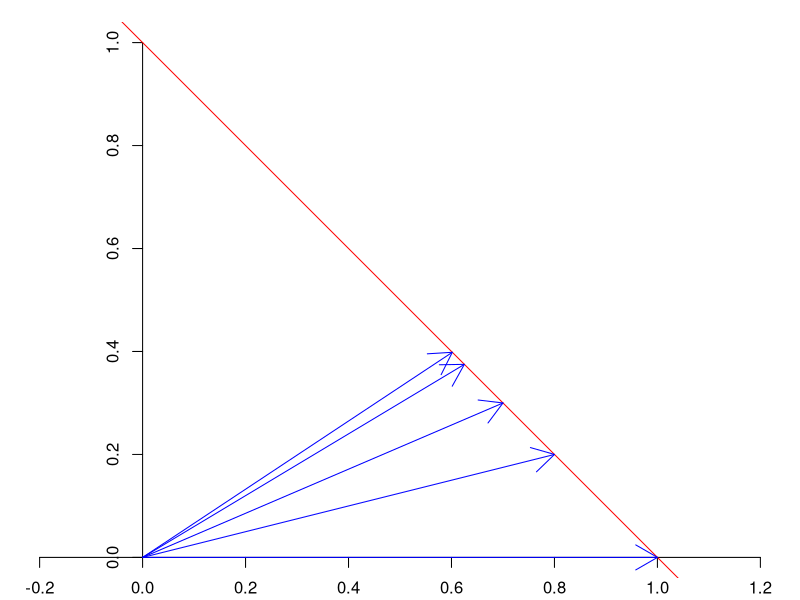
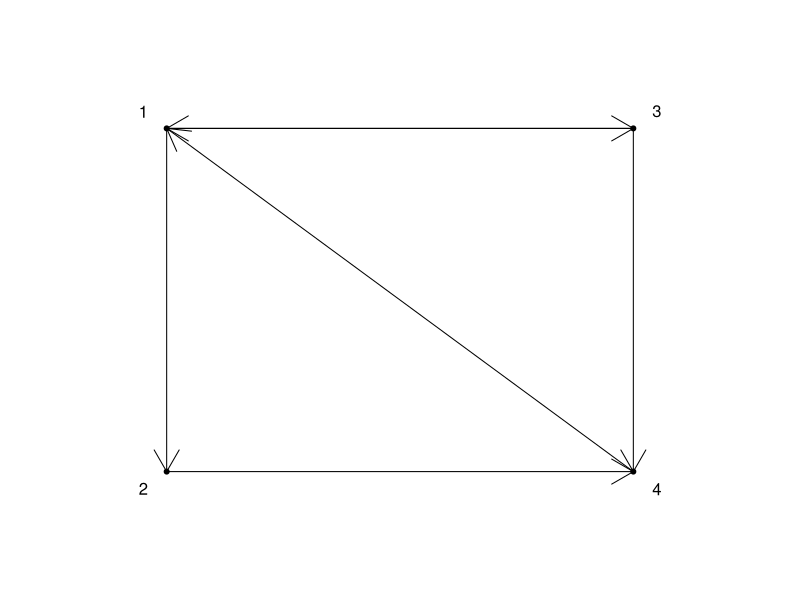

The R script that drew these images, in order:
#Math 23 Script 1.1D-MarkovMatrix.R
#Module 1, Week 1, subsection 1.11


#Topic 1 - A game of volleyball
#The first component of vector v is the probability that team 1 is serving.
#The second component of vector v is the probability that team 2 is serving.
#So both components are between 0 and 1,and their sum is 1.
v0 <- c(1,0)  #this is legal; it means team 1 is serving for sure.
pars<-par(mar=c(1,1,1,1)+0.1, pch=20)  #set up narrow margins
plot(NULL, xlim = c(0,1), ylim = c(0,1), xlab = "team 1", ylab= "team 2",
     asp =1,axes = FALSE) #asp=1 gives a 1:1 aspect ratio
axis(1,pos = 0); axis(2,pos = 0) #axes blow and to the left
abline(1,-1, col = "red")
#All legal vectors must go from the origin to the red line segment.
#Function f updates the probability vector for a single point.
#When team 1 serves, it retains the serve with probability 0.8.
#So f (1,0) = (0.8, 0.2)
#When team 2 serves, it retains the serve with probability 0.7.
#So f (0,1) = (0.3, 0.7)
#Here is the matrix for function f.
F <- matrix(c(0.8, 0.2, 0.3, 0.7),2); F
#Here is the starting situation.
arrows(0,0, v0[1], v0[2], col = "blue")
#Now play the first point.
v1 <- F %*% v0; v1
arrows(0,0, v1[1], v1[2], col = "blue")
#Next play the second point.
v2 <- F %*% v1; v2
arrows(0,0, v2[1], v2[2], col = "blue")

#Here is a matrix that updates for two points in a single computation.
F2 <- F %*% F; F2
F2 %*% v0; v2  #it agrees with our previous calculation

#Do two more points.
v4 <- F2 %*% v2
arrows(0,0, v4[1], v4[2], col = "blue")

#Here is a matrix that updates for four points in a single computation.
F4 <- F2 %*% F2; F4
F4 %*% v0; v4  #it agrees with our previous calculation

#Do four more points.
v8 <- F4 %*% v4; v8
arrows(0,0, v8[1], v8[2], col = "blue")

#It looks at though the vectors are converging to a limit.
vLimit <- c(0.6, 0.4)
F %*% vLimit

#Conclusion, late in the game, the probability that team 1 is serving is very close to 0.6.
#In week 4 we will analyze this problem using eigenvectors.

#Topic 2 - traveling around on ferryboats
#Here is a graph that shows the islands and ferry routes:
plot(NULL, xlim = c(-3,3), ylim = c(-3,3), xlab = "", ylab= "",axes = FALSE) 
I1 <- c(-2,2); I2 <- c(-2,-2); I3 <- c(2,2); I4 <- c(2,-2)
points(c(I1[1],I2[1],I3[1],I4[1]),c(I1[2],I2[2],I3[2],I4[2]))
text(I1[1]-0.2,I1[2]+0.2,"1"); text(I2[1]-0.2,I2[2]-0.2,"2");
text(I3[1]+0.2,I3[2]+0.2,"3"); text(I4[1]+0.2,I4[2]-0.2,"4");
#From island 1 there are boats to islands 2 and 3, but not to 4
arrows(I1[1],I1[2],I2[1],I2[2]); arrows(I1[1],I1[2],I3[1],I3[2])
c1 <- c(0,1,1,0)
#From island 2 there are boats to island 4, but not to 1 or 3.
arrows(I2[1],I2[2],I4[1],I4[2]);
c2 <- c(0,0,0,1)
#From island 3 there are boats to islands 1 and 4, but not to 2
arrows(I3[1],I3[2],I1[1],I1[2]); arrows(I3[1],I3[2],I4[1],I4[2])
c3 <- c(1,0,0,1)
#From island 4 there are boats to island 1, but not to 2 or 3.
arrows(I4[1],I4[2],I1[1],I1[2]);
c4 <- c(1,0,0,0)

#Here is the "transition matrix" for this graph.
A <- cbind(c1,c2,c3,c4); A
#If we square the matrix, the entry A^2[i,j] gives the number of ways
#to go from island j(column) to island i(row) in two steps.
B <- A %*% A; B  #do not use A^2 in R
#Square again to get the number of four-step paths
C <- B %*% B; C
#The three 4-step paths from island 3 to island 1 are
#3-4-1-3-1, 3-1-2-4-1, and 3-1-3-4-1

